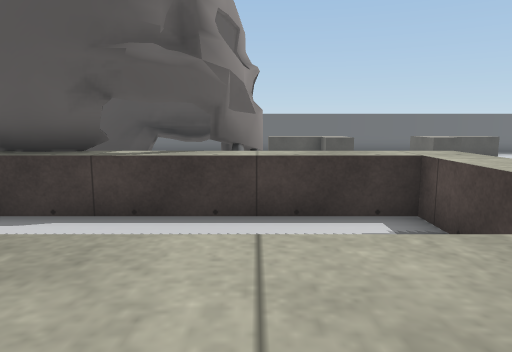
view 1 (above)

24 first-person views from a walk through a scene from a Unity 3-D project. The camera is 1.4 m above the floor, tilts 8° down and sees 70° across. The floor is counted in squares, 1 m on a side. Each view is taken from the middle of a square. On the plan, view 1 faces up. The plan holds only what a view shows up to about 16 squares ahead; the rest is blank. The place goes on beyond the plan. The player is left out. Door leaves are left out, so doorways stand open. Some surface patterns are stand-ins.

view 2
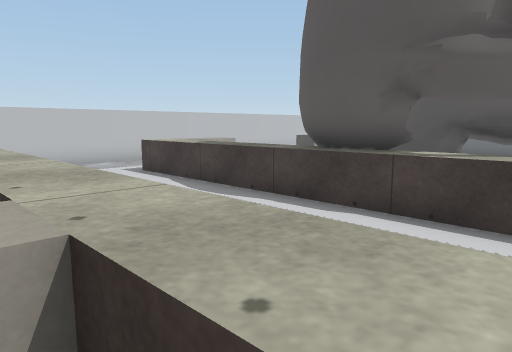

view 3
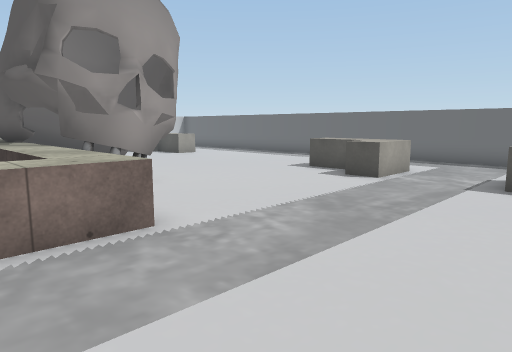

view 4
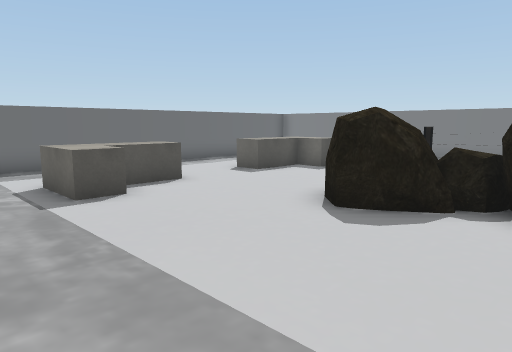

view 5
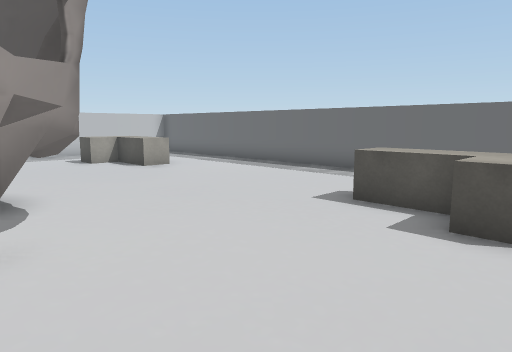

view 6
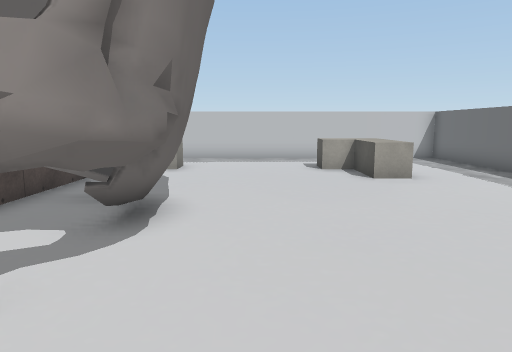

view 7
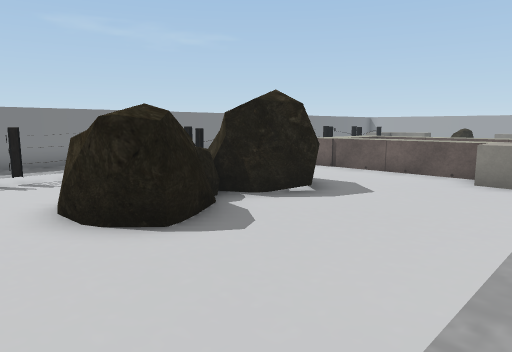

view 8
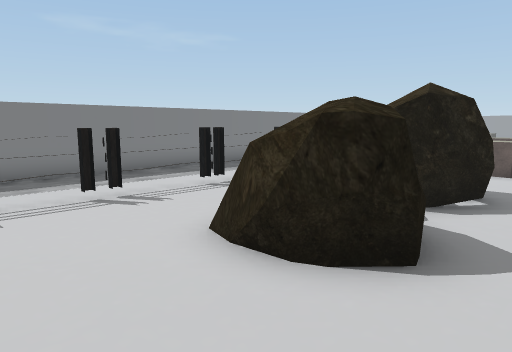

view 9
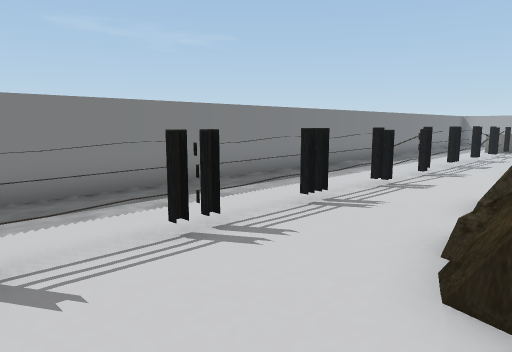

view 10
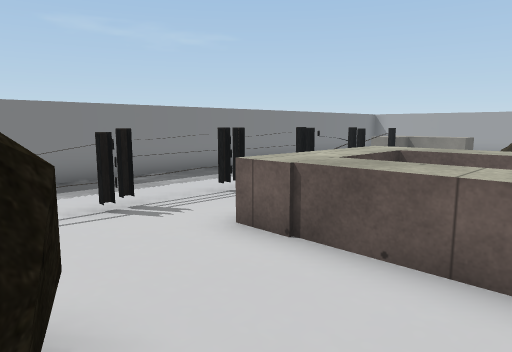

view 11
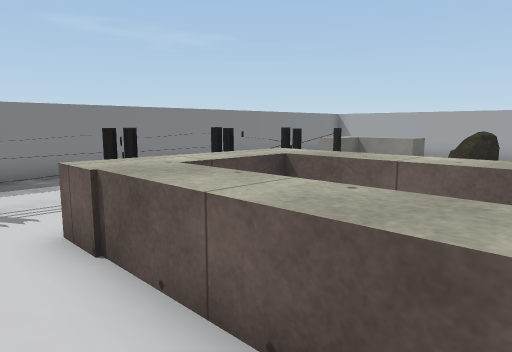

view 12
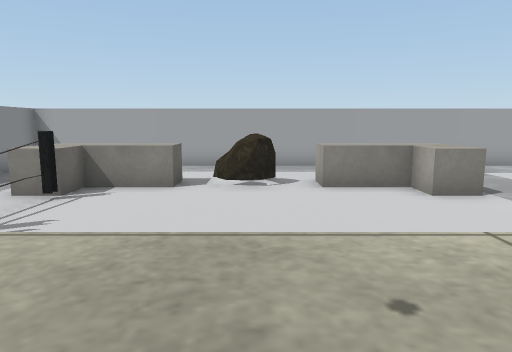

view 13
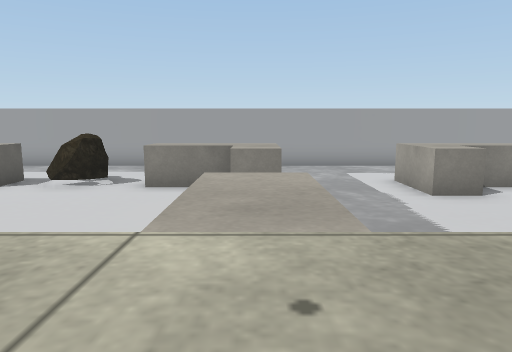

view 14
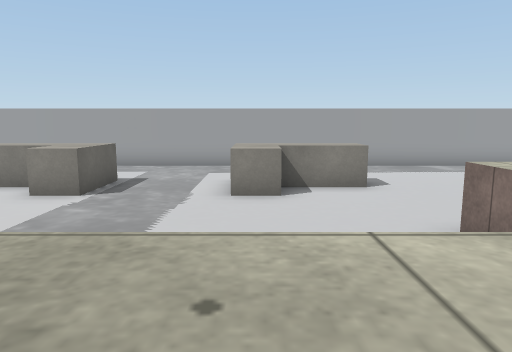

view 15
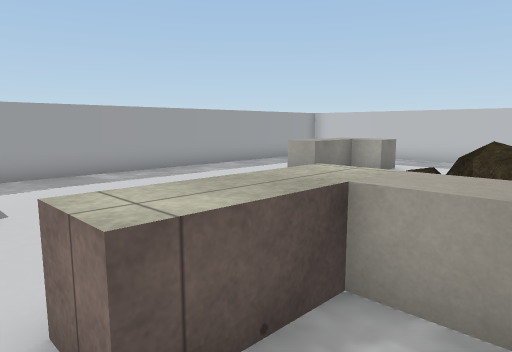

view 16
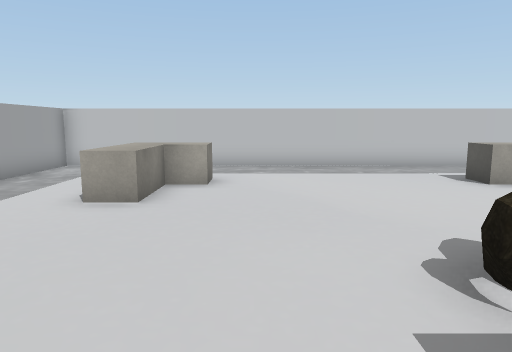

view 17
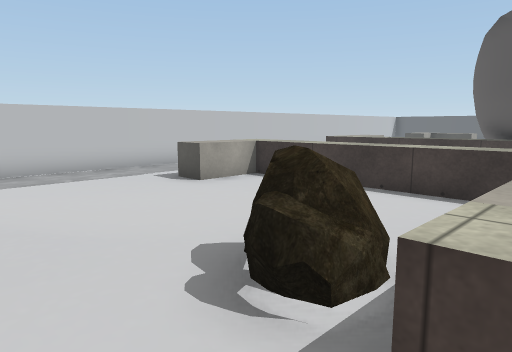

view 18
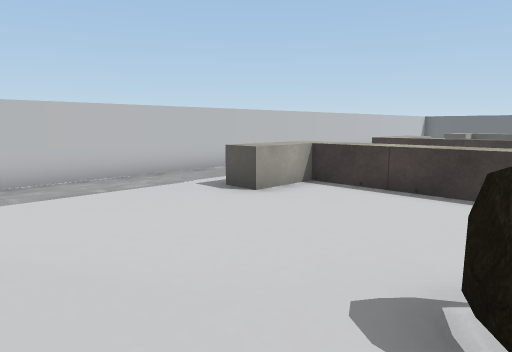

view 19
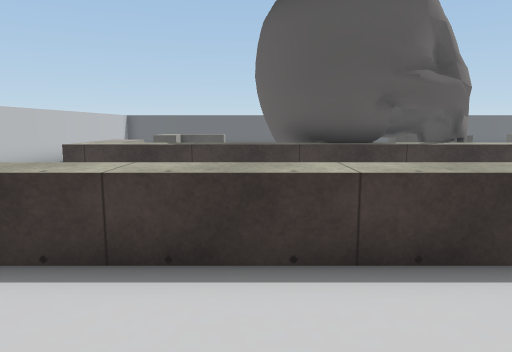

view 20
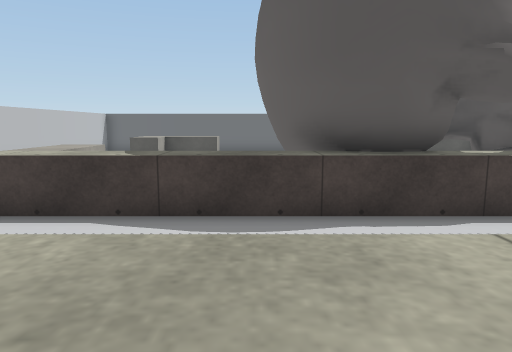

view 21
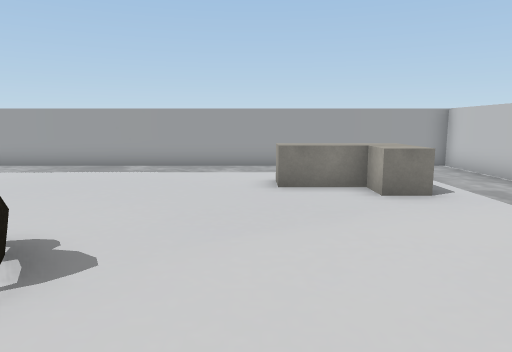

view 22
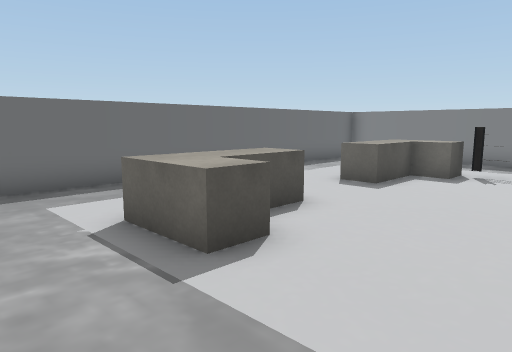

view 23
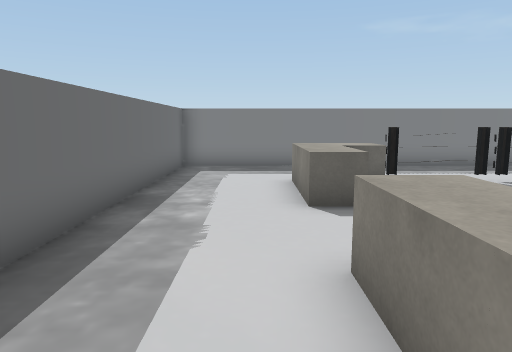

view 24
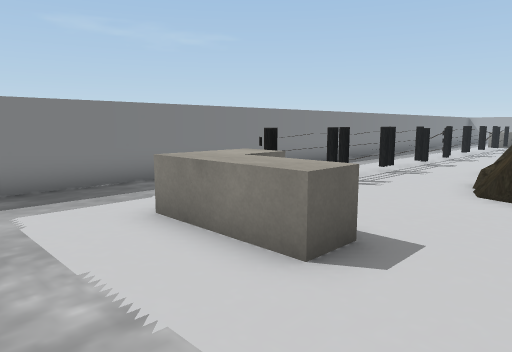

### Floor plan
Key: @ floor where view 1 was taken; . floor; D open door; ^ raised ledge; B block; F fence; O other object.
Columns run from 14 left of view 1 to 19 right of it. Each row starts with its distance up from view 1.
 19 ^^^^^^^^^^^^^^^^^^^D^^^^^^^^^^^^^^
 18 ^............    ..D.............^
 17 ^ ............   ..D.............^
 16 ^   ..........   ..D.............^
 15 ^   BBB........BBB.DBBBB..BBBB...^
 14 ^   BBB........BBB..BBBB..BBBB...^
 13 ^...B............B..BB......BF...^
 12 ^............................F...^
 11 ^............................F...^
 10 ^........OOOOO..........OOO..F...^
  9 ^........OOOOOO........OOOO..F...^
  8 ^.. B...OO...OO.........OOO..F...^
  7 ^.  B  ..OOO.OO.........OOO..F...^
  6 ^...^^^^^OOO^^^^^^......OOO..F...^
  5 ^................^......OO ..F...^
  4 ^                ^ ..........F...^
  3 ^                    ........F...^
  2 ^                   BB.......F...^
  1 ^.  ^^^^^^^^^^^^    BB^^^^^^.F...^
  0 ^.. B...... B @           ^^.F...^
 -1 ^...B...... B    .   .   .^^.F...^
 -2 ^..........     ^^^ ^^^^^^^^.F...^
 -3 ^.......... B  .... .B. ... .F.. ^
 -4 ^........OO.B.       B      .F.  ^
 -5 ^.........OOB^^             .F   ^
 -6 ^............................F   ^
 -7 ^............................F   ^
 -8 ^...B............B...B.......F.  ^
 -9 ^...BBB........BBB...BBB.O.BBBB. ^
-10 ^...BBB........BBB.D.BBB.OOBBBB.
-11 ^..............  ..D.. ..O..
-12 ^............... ..D.. ......    ^
-13 ^............... ..D.. .......   ^
-14 ^^^^^^^^^^^^^^^^^^^D^^^^^^^^^^^^^^

Positions as (right, up) in squares from view 1, and headings:
1: (0, 0), facing up
2: (0, 0), facing up-left
3: (8, 4), facing up-left
4: (4, 6), facing up-right
5: (4, 8), facing up-left
6: (2, 11), facing left
7: (5, 12), facing down-right
8: (8, 13), facing down-right
9: (11, 13), facing down-right
10: (9, 5), facing down-right
11: (8, 3), facing down-right
12: (11, -1), facing down
13: (7, -1), facing down
14: (3, -1), facing down
15: (1, -3), facing down-left
16: (-1, -7), facing left
17: (-2, -7), facing up-left
18: (-4, -7), facing up-left
19: (-6, -3), facing up
20: (-6, 0), facing up
21: (-7, -1), facing down
22: (4, 10), facing up-right
23: (6, 16), facing right
24: (10, 18), facing down-right
